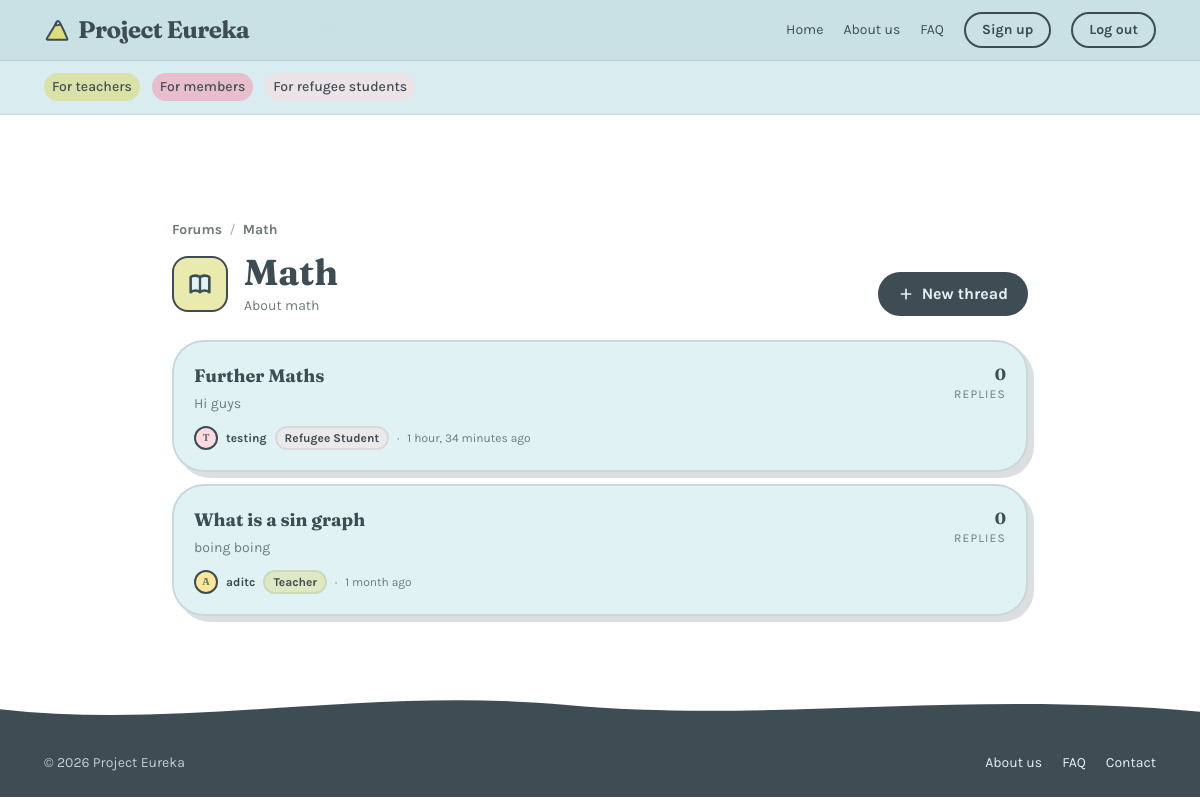
The page /forum/math/ (signed in) on the database its author committed.
### forum/models.py (models this page shows)
class Category(models.Model):
    name = models.CharField(max_length=80)
    slug = models.SlugField(unique=True)
    description = models.TextField(blank=True)
    order = models.PositiveIntegerField(default=0)  # for display order

class Thread(models.Model):
    category = models.ForeignKey(Category, on_delete=models.CASCADE, related_name="threads")
    title = models.CharField(max_length=200)
    author = models.ForeignKey(settings.AUTH_USER_MODEL, on_delete=models.SET_NULL, null=True)
    body = models.TextField()  # the opening post's body lives on the thread
    created_at = models.DateTimeField(auto_now_add=True)
    updated_at = models.DateTimeField(auto_now=True)
    is_pinned = models.BooleanField(default=False)
    is_locked = models.BooleanField(default=False)

### core/models.py (models this page shows, shortened)
class User(AbstractUser):
    class Role(models.TextChoices):
        TEACHER = 'TEACHER', 'Teacher'
        CCA_MEMBER = 'CCA_MEMBER', 'CCA Member'
        REFUGEE_STUDENT = 'REFUGEE_STUDENT', 'Refugee Student'
        STUDENT = 'STUDENT', 'Student'
    email = models.EmailField(unique=True)
    username = models.CharField(max_length=50, unique=True)
    role = models.CharField(
        max_length=100,
        choices=Role.choices,
        default=Role.STUDENT,
        help_text="Select your user role"
    )

### forum/views.py (the view)
# urls.py: path("<slug:category_slug>/", views.category, name="category"),
def category(request, category_slug):
    category = get_object_or_404(Category, slug=category_slug)
    threads_qs = category.threads.order_by("-is_pinned", "-updated_at")
    paginator = Paginator(threads_qs, 10)
    threads = paginator.get_page(request.GET.get("page"))
    return render(request, "forum/category.html", {
        "category": category,
        "threads": threads,
    })

### forum/templates/forum/category.html (shortened to what this page needs)
{% extends "base.html" %}
{% load i18n %}
{% block header %}{% include "partials/header.html" %}{% endblock %}
{% block content %}
<section class="mx-auto max-w-4xl px-5 pt-10 pb-6">
  <p class="reveal text-sm text-inksoft mb-3">
    <a href="{% url 'forum:index' %}" class="squiggle-link font-bold">{% translate "Forums" %}</a>
    <span class="mx-1 text-inksoft/60">/</span>
    <span class="font-bold">{{ category.name }}</span>
  </p>
  <div class="reveal flex flex-wrap items-end justify-between gap-4">
    <div class="flex items-center gap-4">
      <div class="grid place-items-center w-14 h-14 rounded-2xl bg-mint/60 border-2 border-ink flex-none">
        <svg width="28" height="28" viewBox="0 0 24 24" fill="none" aria-hidden="true">
          <path d="M4 6 C 7 4 10 5 12 6 C 14 5 17 4 20 6 L 20 19 C 17 17 14 17.5 12 19 C 10 17.5 7 17 4 19 Z" fill="#E0F2F4" stroke="#3E4C54" stroke-width="2.2" stroke-linejoin="round"/>
          <path d="M12 6 V19" stroke="#3E4C54" stroke-width="2"/>
        </svg>
      </div>
      <div>
        <h1 class="font-display text-3xl md:text-4xl font-bold leading-tight">{{ category.name }}</h1>
        {% if category.description %}
          <p class="text-sm text-inksoft mt-1">{{ category.description }}</p>
        {% endif %}
      </div>
    </div>
    <a href="{% url 'forum:new_thread' %}?category={{ category.slug }}" class="inline-flex items-center gap-2 rounded-full bg-ink text-cream px-5 py-2.5 font-bold hover:bg-ink/80 transition-colors flex-none">
      <svg width="16" height="16" viewBox="0 0 24 24" fill="none" aria-hidden="true"><path d="M12 5v14M5 12h14" stroke="currentColor" stroke-width="2.5" stroke-linecap="round"/></svg>
      {% translate "New thread" %}
    </a>
  </div>
</section>
<section class="mx-auto max-w-4xl px-5 pb-16">
  <ul class="space-y-3">
    {% for thread in threads %}
      <li class="reveal">
        <a href="{% url 'forum:thread' category.slug thread.pk %}" class="block rounded-blob bg-cream border-2 border-ink/15 shadow-[6px_6px_0_0_rgba(62,76,84,0.18)] p-5 hover:shadow-[8px_8px_0_0_rgba(62,76,84,0.22)] transition-shadow">
          <div class="flex flex-wrap items-start justify-between gap-4">
            <div class="flex-1 min-w-0">
              <h3 class="font-display text-lg font-bold mb-1">{{ thread.title }}</h3>
              <p class="text-sm text-inksoft line-clamp-2">{{ thread.body|truncatewords:25 }}</p>
              <div class="flex flex-wrap items-center gap-2 mt-3 text-xs text-inksoft">
                {% if thread.author %}
                  <span class="grid place-items-center w-6 h-6 rounded-full {% if thread.author.role == 'TEACHER' %}bg-butter{% elif thread.author.role == 'REFUGEE_STUDENT' %}bg-blush{% else %}bg-mint{% endif %} border-2 border-ink font-display font-bold text-[10px]">{{ thread.author.username|first|upper }}</span>
                  <span class="font-bold text-ink">{{ thread.author.username }}</span>
                  <span class="rounded-full {% if thread.author.role == 'TEACHER' %}bg-mint/40{% elif thread.author.role == 'REFUGEE_STUDENT' %}bg-blush/40{% else %}bg-lilac/40{% endif %} border-2 border-ink/10 px-2 py-0.5 font-bold text-ink">{{ thread.author.get_role_display }}</span>
                {% else %}
                  <span class="italic">{% translate "Deleted user" %}</span>
                {% endif %}
                <span>·</span>
                <span>{{ thread.created_at|timesince }} {% translate "ago" %}</span>
              </div>
            </div>
            <div class="text-right text-xs text-inksoft flex-none">
              <p><span class="font-bold text-ink text-base font-display">{{ thread.replies.count }}</span></p>
              <p class="uppercase tracking-widest">{% translate "replies" %}</p>
            </div>
          </div>
        </a>
      </li>
    {% empty %}
      <li class="reveal text-center text-inksoft italic py-12">
        {% translate "No threads yet. Be the first to start one!" %}
      </li>
    {% endfor %}
  </ul>
</section>
{% endblock %}

### static/css/eureka.css (style rules this page uses)
html { scroll-behavior: smooth; }
body { font-family: 'Karla', sans-serif; }
.font-display { font-family: 'Fraunces', serif; }
.squiggle-link { position: relative; text-decoration: none; }
.squiggle-link::after { content: ""; position: absolute; left: 0; right: 0; bottom: -4px; height: 6px; background-size: 60px 6px; opacity: 0; transition: opacity .2s ease; }
.reveal { opacity: 0; transform: translateY(18px); transition: opacity .6s ease, transform .6s ease; }
.reveal.in { opacity: 1; transform: none; }
:root { --sidebar-w: 244px; --sidebar-w-collapsed: 68px; }

### rows shown on the page
Category: name "Math", description "About math"
Thread: title "Further Maths", body "Hi guys", author.username|first "T", author.username "testing", author.role "Refugee Student", created_at "1 hour, 34 minutes", replies.count "0"
Thread: title "What is a sin graph", body "boing boing", author.username|first "A", author.username "aditc", author.role "Teacher", created_at "1 month", replies.count "0"
